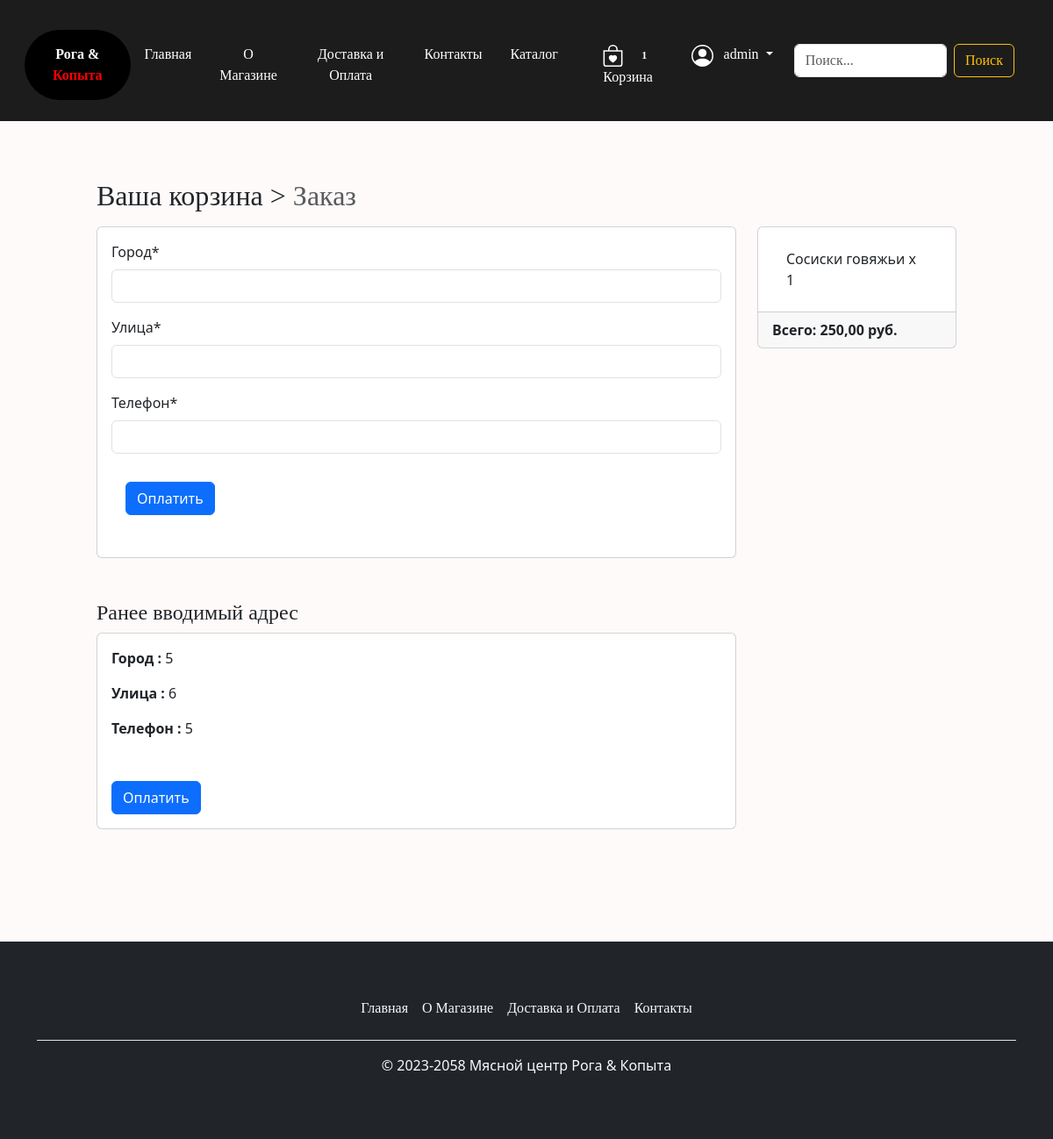
The page /checkout/checkout/ (signed in) on the database as committed earlier.
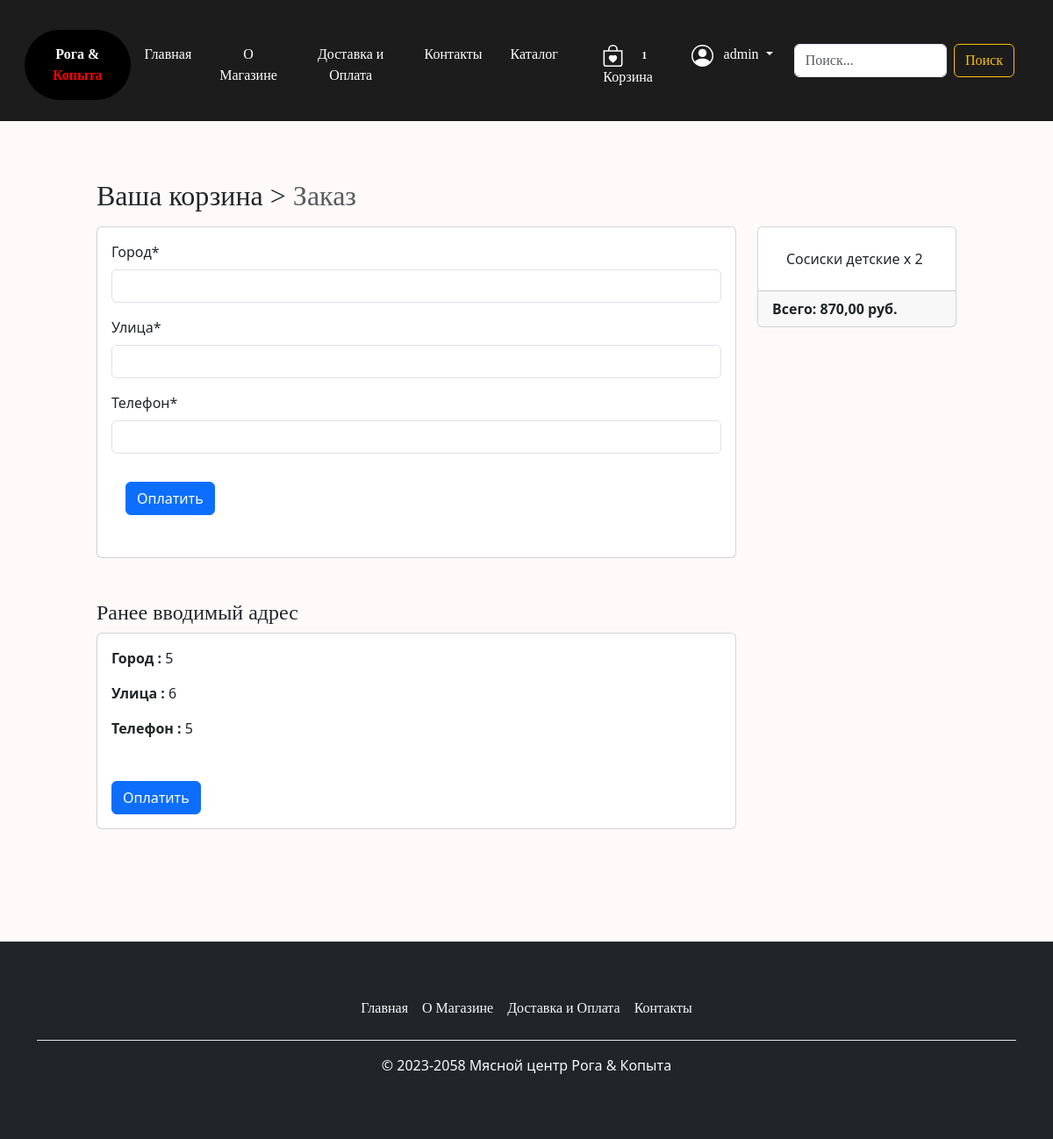
The same page on the database as committed later.
### cart/models.py (models this page shows, shortened)
class Cart(models.Model):
    user = models.ForeignKey(User, on_delete=models.CASCADE)
    item = models.ForeignKey(Product, on_delete=models.CASCADE)
    quantity = models.IntegerField(default=1)
    created = models.DateTimeField(auto_now_add=True)
    purchased = models.BooleanField(default=False)
    def get_total(self):
        total = self.item.price * self.quantity
        floattotal = float("{0:.2f}".format(total))
        return floattotal
    class Meta:
        verbose_name = 'Корзина'
        verbose_name_plural = 'Корзины'

### mainapp/models.py (models this page shows, shortened)
class Product(models.Model):
    image = models.ImageField(upload_to='products/%Y/%m/%d/', blank=True, verbose_name='Изображение')
    name = models.CharField(max_length=60, verbose_name='Название')
    slug = models.SlugField()
    category = models.ForeignKey(Category, on_delete=models.CASCADE, verbose_name='Категория')
    description = models.TextField(max_length=1000, verbose_name='Описание')
    price = models.DecimalField(max_digits=10, decimal_places=2, verbose_name='Цена')
    class Meta:
        verbose_name = 'Продукт'
        verbose_name_plural = 'Продукты'

### checkout/views.py (the view, shortened to what this page needs)
# urls.py: path('checkout/', checkout, name="index"),
def checkout(request):
    form = BillingForm
    order_qs = Order.objects.filter(user=request.user, ordered=False)
    order_items = order_qs[0].order_items.all()
    order_total = order_qs[0].get_totals()
    context = {"form": form, "order_items": order_items, "order_total": order_total}
    saved_address = BillingAddress.objects.filter(user=request.user)
    if saved_address.exists():
        savedAddress = saved_address.first()
        context = {"form": form, "order_items": order_items, "order_total": order_total, "savedAddress": savedAddress}
    return render(request, 'checkout/index.html', context)

### cart/models.py (called while the page is built)
    def get_totals(self):
        total = 0
        for order_item in self.order_items.all():
            total += order_item.get_total()
        return total

### cart/templatetags/cart_tag.py (called while the page is built)
@register.filter
def cart_total(user):
    order = Order.objects.filter(user=user, ordered=False)
    if order.exists():
        return order[0].order_items.count()
    else:
        return 0

### checkout/templates/checkout/index.html (shortened to what this page needs)
{% extends 'mainapp/base.html' %}
{% load crispy_forms_tags %}
{% block content %}
<div class="container mt-5" style="padding:5rem">
    <h2 class="mb-3">Ваша корзина > <span class="text-muted">Заказ</span></h2>
    <div class="row">
        <div class="col-md-9">
            <div class="card mb-5" style="height: auto">
                <div class="card-body">
                    <form method="POST">
                        {{ form | crispy}}
                                       <div class="card-body">
                    <a href="{% url 'checkout:payment' %}" class="btn btn-primary float-right">Оплатить</a>
                </div>
                    </form>
                </div>
            </div>
            {% if savedAddress %}
            <h4>Ранее вводимый адрес</h4>
            <div class="card mb-5" style="height: auto">
                <div class="card-body">
                    <p><b>Город :</b> {{ savedAddress.address }}</p>
                    <p><b>Улица :</b> {{ savedAddress.card_num }}</p>
                    <p><b>Телефон :</b> {{ savedAddress.cvv }}</p>
                </div>
                <div class="card-body">
                    <a href="{% url 'checkout:payment' %}" class="btn btn-primary float-right">Оплатить</a>
                </div>
            </div>
            {% endif %}
        </div>
        <div class="col-md-3">
            <div class="card" style="height: auto">
                <div class="card-body">
                    <ul class="list-group list-group-flush">
                        {% for item in order_items %}
                        <li class="list-group-item">{{ item.item.name }} x {{ item.quantity }}</li>
                        {% endfor %}
                    </ul>
                </div>
                <div class="card-footer">
                    <span class="float-left"><b>Всего: </b></span>
                    <span class="float-right"><b>{{ order_total | floatformat:2 }} руб.</b></span>
                </div>
            </div>
        </div>
    </div>
</div>
{% endblock %}

Rows that differ between the two databases and show on the page:
no longer on this page (row edited): Cart: item.name "Сосиски говяжьи", quantity "1"
added Cart: item.name "Сосиски детские", quantity "2"
Other text that changed with them:
{{ order_total | floatformat:2 }}: "250,00" → "870,00"
